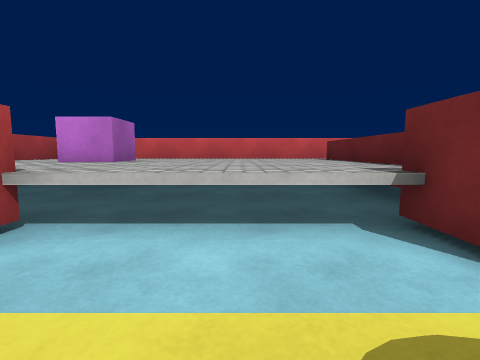
[1] (above)

12 first-person views from a walk through a 3-D level made in the Unity game engine. The camera is 0.55 m above the floor, tilts 6° down and sees 85° across. The floor is counted in squares, 1 m on a side. Each view is taken from the middle of a square. On the plan, view 1 faces up. The plan holds only what a view shows up to about 9 squares ahead; the rest is blank. Surface patterns are stand-ins for the level's own textures.

[2]
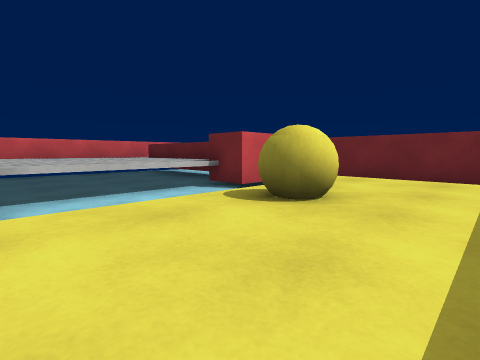

[3]
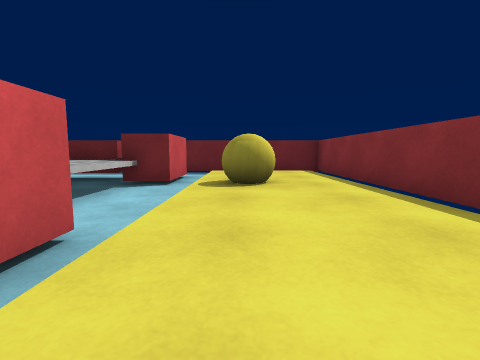

[4]
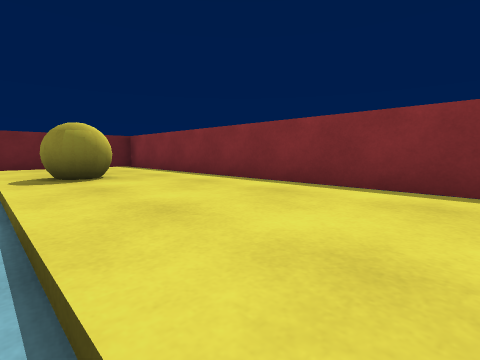

[5]
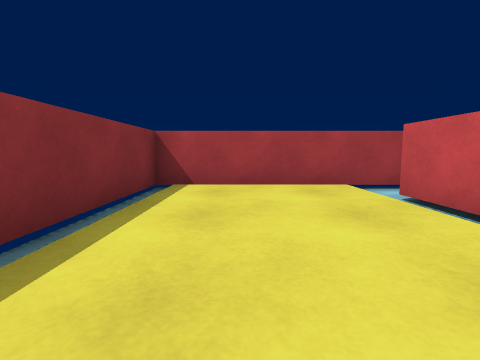

[6]
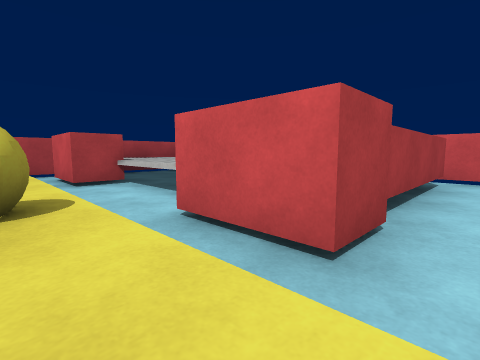

[7]
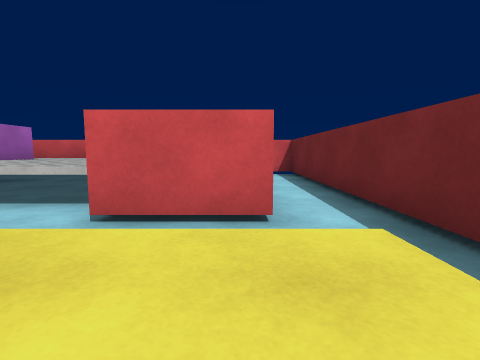

[8]
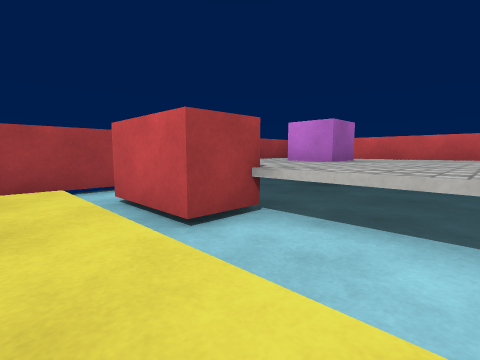

[9]
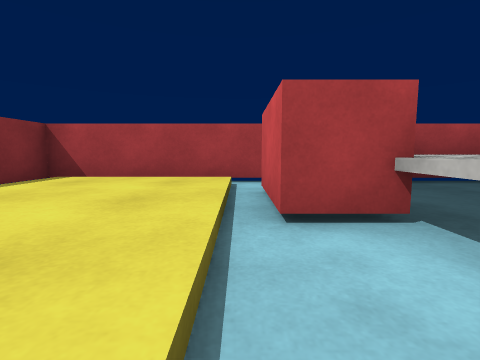

[10]
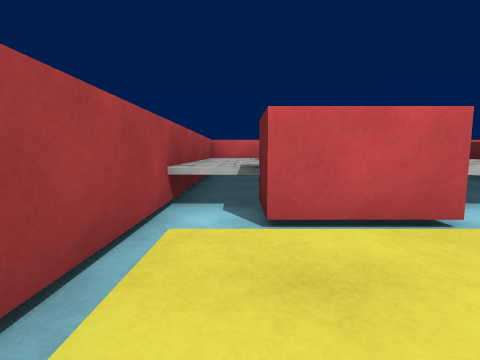

[11]
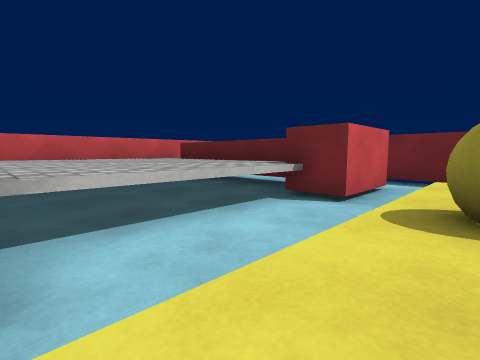

[12]
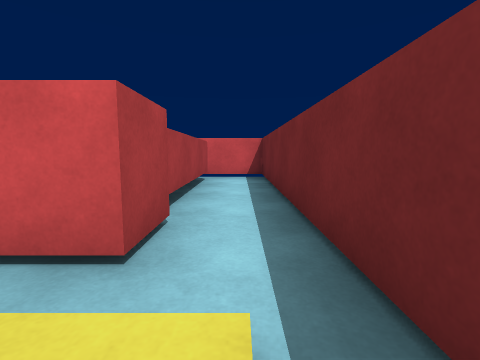

### Floor plan
Key: @ floor where view 1 was taken; # wall or solid block; x gap in a wall; . main floor; - floor 0.15 m lower than the main floor; ^ raised ledge; O other object.
Columns run from 5 left of view 1 to 5 right of it. Each row starts with its distance up from view 1.
  8         ###
  7 #^^^^^^^--#
  6 #^ ^^^^^^-#
  5 #^O^^^^^^-#
  4 #^^^^^^^^-#
  3 #^^^^^^^^-#
  2 #OOx^^^OO-#
  1 #---------#
  0 #....@O...#
 -1 #.........#
 -2 #.........#
 -3 ###########

Where each view was taken, in squares from view 1:
view 1: 0 up, 0 right, facing up
view 2: 2 down, 2 left, facing up-right
view 3: 0 up, 4 left, facing right
view 4: 1 up, 4 left, facing down-right
view 5: 1 down, 0 right, facing left
view 6: 0 up, 4 right, facing up-left
view 7: 1 down, 3 right, facing up
view 8: 0 up, 0 right, facing up-left
view 9: 1 up, 0 right, facing left
view 10: 1 down, 4 left, facing up
view 11: 0 up, 2 left, facing up-right
view 12: 0 up, 4 right, facing up
